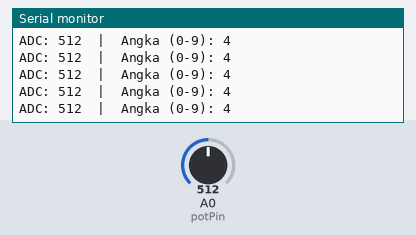
A sketch run on a simulated Arduino Uno, built with avr-gcc and run on an emulated ATmega328P. Parts: the last lines printed to the serial monitor. The test bench sets the inputs (shaded band); at power-on: A0 (potPin) = 512.

Above: at 1.2 s.
1.3 s: A0 (potPin) set to 716
At 1.56 s:
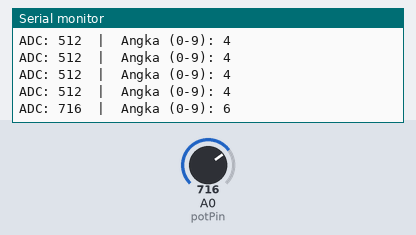
2.8 s: A0 (potPin) set to 900
At 2.97 s:
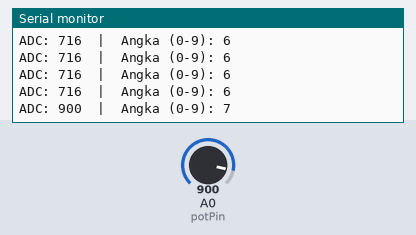
Timing chart, 0 to 5.8 s (numbered marks = the images above; inputs shaded):
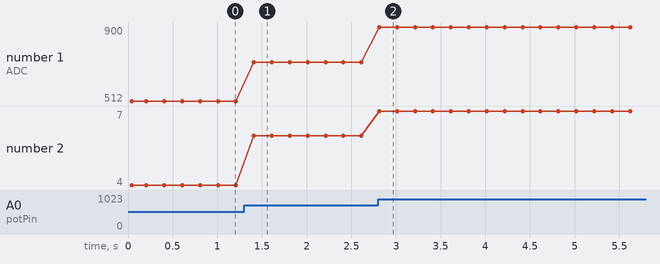

Measured:
- after the input at 1.3 s, the serial monitor: prints a new line after 0.11 s (image 1)
- after the input at 2.8 s, the serial monitor: prints a new line at once (image 2)
- plotted number 1: 512 → 716 after the input at 1.3 s, 716 → 900 after the input at 2.8 s
- plotted number 2: 4 → 6 after the input at 1.3 s, 6 → 7 after the input at 2.8 s

The sketch:

nomor_1a.ino
```cpp
const int potPin = A0;

void setup() {
  Serial.begin(9600);
  Serial.println("--- Monitoring ADC & Potensio (0-9) ---");
}

void loop() {
  int adcValue = analogRead(potPin);

  int potensioValue = map(adcValue, 0, 1023, 0, 9);

  Serial.print("ADC: ");
  Serial.print(adcValue);
  Serial.print("  |  Angka (0-9): ");
  Serial.println(potensioValue);

  delay(200);
}
```
